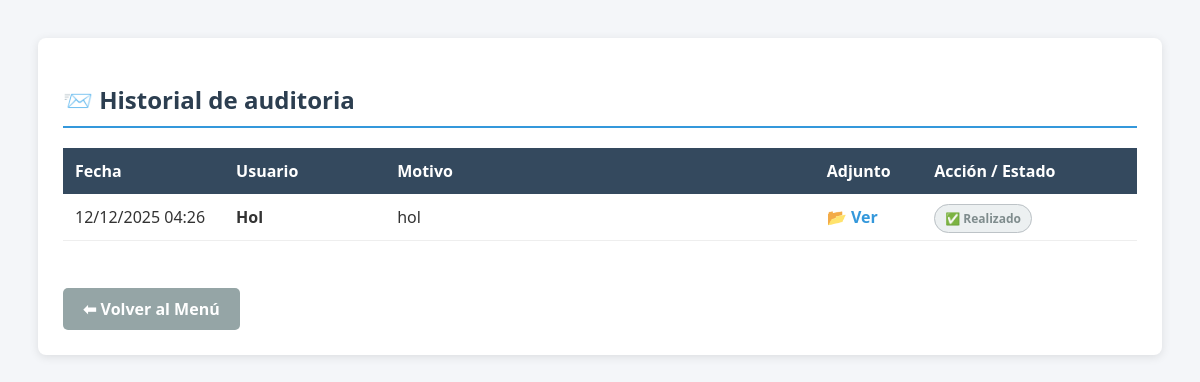
Page /aranceles/gestion/reportes/ (signed in) on the committed database.
### aranceles/models.py (models this page shows, shortened)
class ReporteError(models.Model):
    ESTADOS = [
        ('pendiente', 'Pendiente'),
        ('revisado', 'En Revisión'),
        ('resuelto', 'Resuelto'),
    ]
    usuario = models.ForeignKey(User, on_delete=models.CASCADE, verbose_name="Reportado por")
    fecha_creacion = models.DateTimeField(auto_now_add=True, verbose_name="Fecha y Hora")
    motivo = models.TextField(verbose_name="Descripción del Error")
    archivo_adjunto = models.FileField(
        upload_to='reportes_adjuntos/',
        null=True,
        blank=True,
        verbose_name="Foto o Video Adjunto"
    )
    estado = models.CharField(max_length=20, choices=ESTADOS, default='pendiente')
    class Meta:
        ordering = ['-fecha_creacion'] # Ordenar del más reciente al más antiguo

### aranceles/views.py (the view)
# urls.py: path('gestion/reportes/', views.listar_reportes_admin, name='listar_reportes_admin'),
@staff_member_required # Solo el administrador puede ver esto
def listar_reportes_admin(request):
    reportes = ReporteError.objects.all()
    return render(request, 'aranceles/reportes/listar_reportes_admin.html', {'reportes': reportes})

### templates/aranceles/reportes/listar_reportes_admin.html (shortened to what this page needs)
{% load static %}
<!DOCTYPE html>
<html lang="es">
<head>
</head>
<body>
    <div class="container">
        <h2>📨 Historial de auditoria</h2>
        {% if reportes %}
            <table>
                <thead>
                    <tr>
                        <th style="width: 15%;">Fecha</th>
                        <th style="width: 15%;">Usuario</th>
                        <th style="width: 40%;">Motivo</th>
                        <th style="width: 10%;">Adjunto</th>
                        <th style="width: 20%;">Acción / Estado</th>
                    </tr>
                </thead>
                <tbody>
                    {% for reporte in reportes %}
                    <tr>
                        <td>{{ reporte.fecha_creacion|date:"d/m/Y H:i" }}</td>
                        <td><strong>{{ reporte.usuario.username }}</strong></td>
                        <td>{{ reporte.motivo }}</td>
                        <td>
                            {% if reporte.archivo_adjunto %}
                                <a href="{{ reporte.archivo_adjunto.url }}" target="_blank" class="btn-ver">📂 Ver</a>
                            {% else %}
                                <span style="color: #ccc;">-</span>
                            {% endif %}
                        </td>
                        <td>
                            {% if reporte.estado == 'resuelto' %}
                                <span class="badge-resuelto">✅ Realizado</span>
                            {% else %}
                                <a href="{% url 'marcar_reporte_resuelto' reporte.pk %}" class="btn-resolver" onclick="return confirm('¿Confirmas que este problema ya fue solucionado?')">
                                    ✔ Marcar Realizado
                                </a>
                            {% endif %}
                        </td>
                    </tr>
                    {% endfor %}
                </tbody>
            </table>
        {% else %}
            <p style="text-align: center; padding: 20px; color: #777; font-style: italic;">✅ No hay reportes pendientes de revisión.</p>
        {% endif %}
        <br>
        <a href="{% url 'home' %}" class="btn-volver">⬅ Volver al Menú</a>
    </div>
</body>
</html>

### templates/aranceles/reportes/listar_reportes_admin.html (style rules this page uses)
body { font-family: "Segoe UI", sans-serif; padding: 30px; background-color: #f4f6f9; color: #333; }
.container { max-width: 1100px; margin: 0 auto; background: white; padding: 25px; border-radius: 8px; box-shadow: 0 2px 10px rgba(0,0,0,0.1); }
h2 { color: #2c3e50; border-bottom: 2px solid #3498db; padding-bottom: 10px; margin-bottom: 20px; }
table { width: 100%; border-collapse: collapse; margin-top: 10px; }
th { background-color: #34495e; color: white; padding: 12px; text-align: left; }
td { padding: 12px; border-bottom: 1px solid #eee; vertical-align: middle; }
.btn-ver { color: #3498db; font-weight: bold; text-decoration: none; }
.badge-resuelto { background-color: #ecf0f1; color: #7f8c8d; padding: 5px 10px; border-radius: 15px; font-size: 12px; font-weight: bold; border: 1px solid #bdc3c7; }
.btn-volver { display: inline-block; margin-top: 25px; padding: 10px 20px; background: #95a5a6; color: white; text-decoration: none; border-radius: 5px; font-weight: bold; }

### rows in the picture
ReporteError: fecha_creacion "12/12/2025 04:26", usuario.username "Hol", motivo "hol", estado "✅ Realizado"
